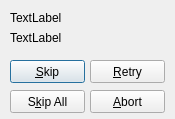
<ui version="4.0" >
 <class>qdRetry</class>
 <widget class="QDialog" name="qdRetry" >
  <property name="geometry" >
   <rect>
    <x>0</x>
    <y>0</y>
    <width>175</width>
    <height>119</height>
   </rect>
  </property>
  <property name="windowTitle" >
   <string>Dialog</string>
  </property>
  <widget class="QPushButton" name="qpbSkip" >
   <property name="geometry" >
    <rect>
     <x>10</x>
     <y>60</y>
     <width>75</width>
     <height>23</height>
    </rect>
   </property>
   <property name="text" >
    <string>&amp;Skip</string>
   </property>
  </widget>
  <widget class="QPushButton" name="qpbRetry" >
   <property name="geometry" >
    <rect>
     <x>90</x>
     <y>60</y>
     <width>75</width>
     <height>23</height>
    </rect>
   </property>
   <property name="text" >
    <string>&amp;Retry</string>
   </property>
  </widget>
  <widget class="QPushButton" name="qpbSkipAll" >
   <property name="geometry" >
    <rect>
     <x>10</x>
     <y>90</y>
     <width>75</width>
     <height>23</height>
    </rect>
   </property>
   <property name="text" >
    <string>S&amp;kip All</string>
   </property>
  </widget>
  <widget class="QPushButton" name="qpbAbort" >
   <property name="geometry" >
    <rect>
     <x>90</x>
     <y>90</y>
     <width>75</width>
     <height>23</height>
    </rect>
   </property>
   <property name="text" >
    <string>&amp;Abort</string>
   </property>
  </widget>
  <widget class="QLabel" name="qlFilename" >
   <property name="geometry" >
    <rect>
     <x>10</x>
     <y>30</y>
     <width>151</width>
     <height>16</height>
    </rect>
   </property>
   <property name="text" >
    <string>TextLabel</string>
   </property>
  </widget>
  <widget class="QLabel" name="qlInformation" >
   <property name="geometry" >
    <rect>
     <x>10</x>
     <y>10</y>
     <width>131</width>
     <height>16</height>
    </rect>
   </property>
   <property name="text" >
    <string>TextLabel</string>
   </property>
  </widget>
 </widget>
 <resources/>
 <connections/>
</ui>
